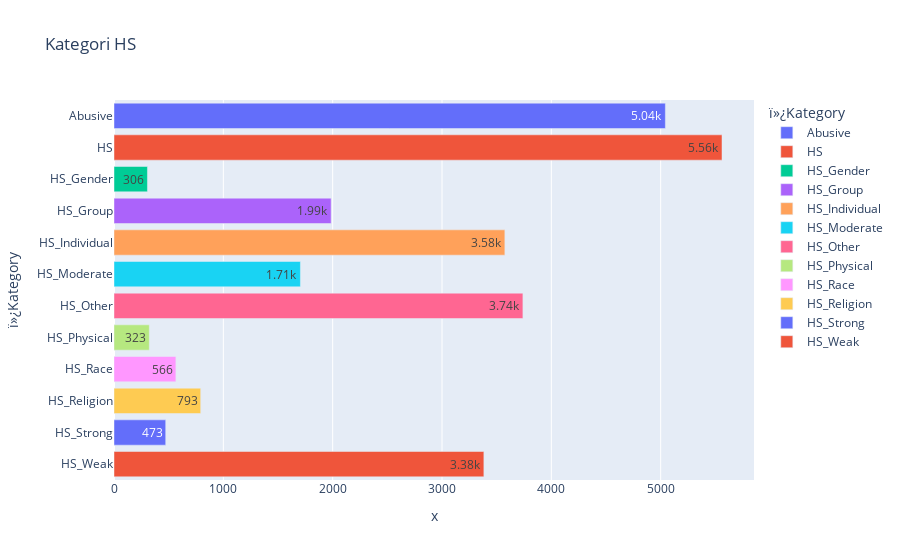

Here is the notebook cell this chart was saved with:
### Code cell
vis1 = data2.groupby('ï»¿Kategory')['Total'].mean()
fig = px.bar(vis1,y=vis1.index, x=vis1, color=vis1.index, text_auto='.3s', 
            title="Kategori HS")
fig.show()

### Figure 1 — Plotly figure (JSON) as saved in the notebook; plotly's stock layout.template omitted (floating-point values rounded to 4 significant figures)
{"data": [{"alignmentgroup": "True", "hovertemplate": "ï»¿Kategory=%{y}<br>x=%{x}<extra></extra>", "legendgroup": "Abusive", "marker": {"color": "#636efa", "pattern": {"shape": ""}}, "name": "Abusive", "offsetgroup": "Abusive", "orientation": "h", "showlegend": true, "textposition": "auto", "texttemplate": "%{x:.3s}", "type": "bar", "x": [5043], "xaxis": "x", "y": ["Abusive"], "yaxis": "y"}, {"alignmentgroup": "True", "hovertemplate": "ï»¿Kategory=%{y}<br>x=%{x}<extra></extra>", "legendgroup": "HS", "marker": {"color": "#EF553B", "pattern": {"shape": ""}}, "name": "HS", "offsetgroup": "HS", "orientation": "h", "showlegend": true, "textposition": "auto", "texttemplate": "%{x:.3s}", "type": "bar", "x": [5561], "xaxis": "x", "y": ["HS"], "yaxis": "y"}, {"alignmentgroup": "True", "hovertemplate": "ï»¿Kategory=%{y}<br>x=%{x}<extra></extra>", "legendgroup": "HS_Gender", "marker": {"color": "#00cc96", "pattern": {"shape": ""}}, "name": "HS_Gender", "offsetgroup": "HS_Gender", "orientation": "h", "showlegend": true, "textposition": "auto", "texttemplate": "%{x:.3s}", "type": "bar", "x": [306], "xaxis": "x", "y": ["HS_Gender"], "yaxis": "y"}, {"alignmentgroup": "True", "hovertemplate": "ï»¿Kategory=%{y}<br>x=%{x}<extra></extra>", "legendgroup": "HS_Group", "marker": {"color": "#ab63fa", "pattern": {"shape": ""}}, "name": "HS_Group", "offsetgroup": "HS_Group", "orientation": "h", "showlegend": true, "textposition": "auto", "texttemplate": "%{x:.3s}", "type": "bar", "x": [1986], "xaxis": "x", "y": ["HS_Group"], "yaxis": "y"}, {"alignmentgroup": "True", "hovertemplate": "ï»¿Kategory=%{y}<br>x=%{x}<extra></extra>", "legendgroup": "HS_Individual", "marker": {"color": "#FFA15A", "pattern": {"shape": ""}}, "name": "HS_Individual", "offsetgroup": "HS_Individual", "orientation": "h", "showlegend": true, "textposition": "auto", "texttemplate": "%{x:.3s}", "type": "bar", "x": [3575], "xaxis": "x", "y": ["HS_Individual"], "yaxis": "y"}, {"alignmentgroup": "True", "hovertemplate": "ï»¿Kategory=%{y}<br>x=%{x}<extra></extra>", "legendgroup": "HS_Moderate", "marker": {"color": "#19d3f3", "pattern": {"shape": ""}}, "name": "HS_Moderate", "offsetgroup": "HS_Moderate", "orientation": "h", "showlegend": true, "textposition": "auto", "texttemplate": "%{x:.3s}", "type": "bar", "x": [1705], "xaxis": "x", "y": ["HS_Moderate"], "yaxis": "y"}, {"alignmentgroup": "True", "hovertemplate": "ï»¿Kategory=%{y}<br>x=%{x}<extra></extra>", "legendgroup": "HS_Other", "marker": {"color": "#FF6692", "pattern": {"shape": ""}}, "name": "HS_Other", "offsetgroup": "HS_Other", "orientation": "h", "showlegend": true, "textposition": "auto", "texttemplate": "%{x:.3s}", "type": "bar", "x": [3740], "xaxis": "x", "y": ["HS_Other"], "yaxis": "y"}, {"alignmentgroup": "True", "hovertemplate": "ï»¿Kategory=%{y}<br>x=%{x}<extra></extra>", "legendgroup": "HS_Physical", "marker": {"color": "#B6E880", "pattern": {"shape": ""}}, "name": "HS_Physical", "offsetgroup": "HS_Physical", "orientation": "h", "showlegend": true, "textposition": "auto", "texttemplate": "%{x:.3s}", "type": "bar", "x": [323], "xaxis": "x", "y": ["HS_Physical"], "yaxis": "y"}, {"alignmentgroup": "True", "hovertemplate": "ï»¿Kategory=%{y}<br>x=%{x}<extra></extra>", "legendgroup": "HS_Race", "marker": {"color": "#FF97FF", "pattern": {"shape": ""}}, "name": "HS_Race", "offsetgroup": "HS_Race", "orientation": "h", "showlegend": true, "textposition": "auto", "texttemplate": "%{x:.3s}", "type": "bar", "x": [566], "xaxis": "x", "y": ["HS_Race"], "yaxis": "y"}, {"alignmentgroup": "True", "hovertemplate": "ï»¿Kategory=%{y}<br>x=%{x}<extra></extra>", "legendgroup": "HS_Religion", "marker": {"color": "#FECB52", "pattern": {"shape": ""}}, "name": "HS_Religion", "offsetgroup": "HS_Religion", "orientation": "h", "showlegend": true, "textposition": "auto", "texttemplate": "%{x:.3s}", "type": "bar", "x": [793], "xaxis": "x", "y": ["HS_Religion"], "yaxis": "y"}, {"alignmentgroup": "True", "hovertemplate": "ï»¿Kategory=%{y}<br>x=%{x}<extra></extra>", "legendgroup": "HS_Strong", "marker": {"color": "#636efa", "pattern": {"shape": ""}}, "name": "HS_Strong", "offsetgroup": "HS_Strong", "orientation": "h", "showlegend": true, "textposition": "auto", "texttemplate": "%{x:.3s}", "type": "bar", "x": [473], "xaxis": "x", "y": ["HS_Strong"], "yaxis": "y"}, {"alignmentgroup": "True", "hovertemplate": "ï»¿Kategory=%{y}<br>x=%{x}<extra></extra>", "legendgroup": "HS_Weak", "marker": {"color": "#EF553B", "pattern": {"shape": ""}}, "name": "HS_Weak", "offsetgroup": "HS_Weak", "orientation": "h", "showlegend": true, "textposition": "auto", "texttemplate": "%{x:.3s}", "type": "bar", "x": [3383], "xaxis": "x", "y": ["HS_Weak"], "yaxis": "y"}], "layout": {"barmode": "relative", "legend": {"title": {"text": "ï»¿Kategory"}, "tracegroupgap": 0}, "title": {"text": "Kategori HS"}, "xaxis": {"anchor": "y", "domain": [0, 1], "title": {"text": "x"}}, "yaxis": {"anchor": "x", "categoryarray": ["HS_Weak", "HS_Strong", "HS_Religion", "HS_Race", "HS_Physical", "HS_Other", "HS_Moderate", "HS_Individual", "HS_Group", "HS_Gender", "HS", "Abusive"], "categoryorder": "array", "domain": [0, 1], "title": {"text": "ï»¿Kategory"}}}}
